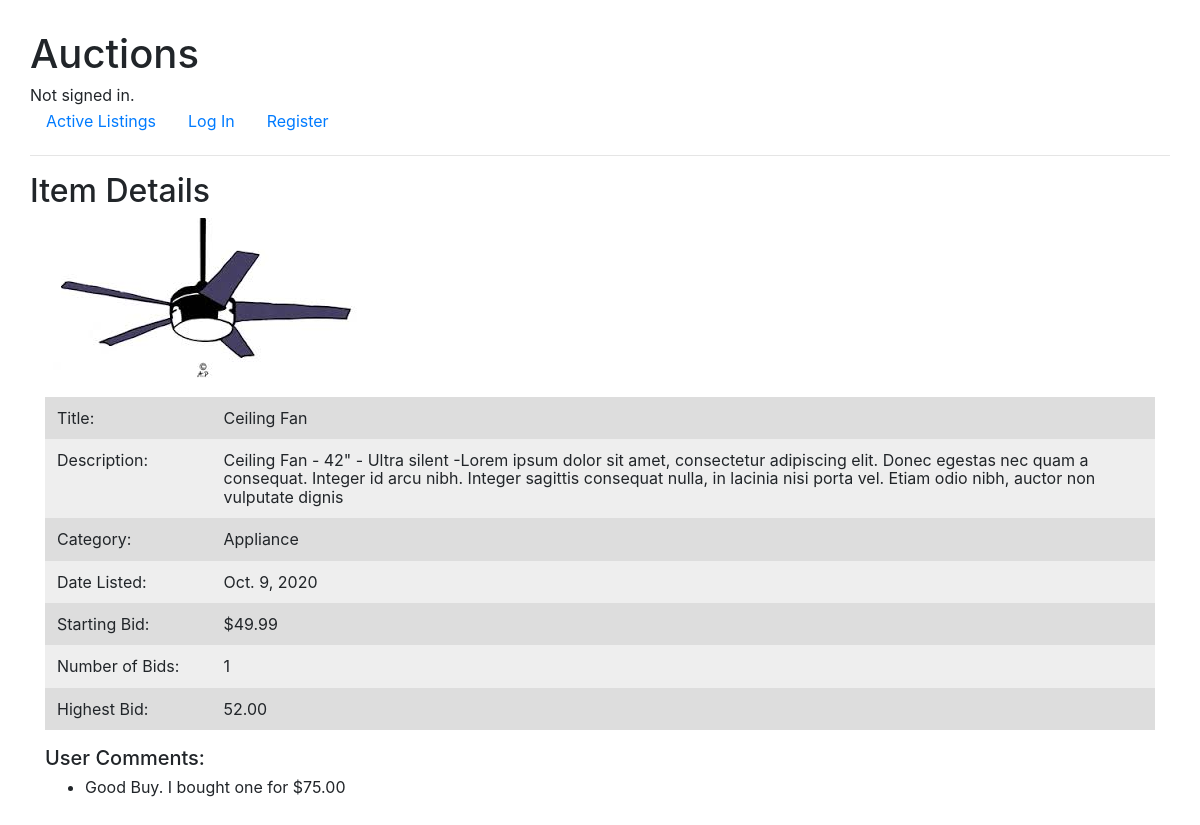
/3/, run on an earlier commit of the app's database.
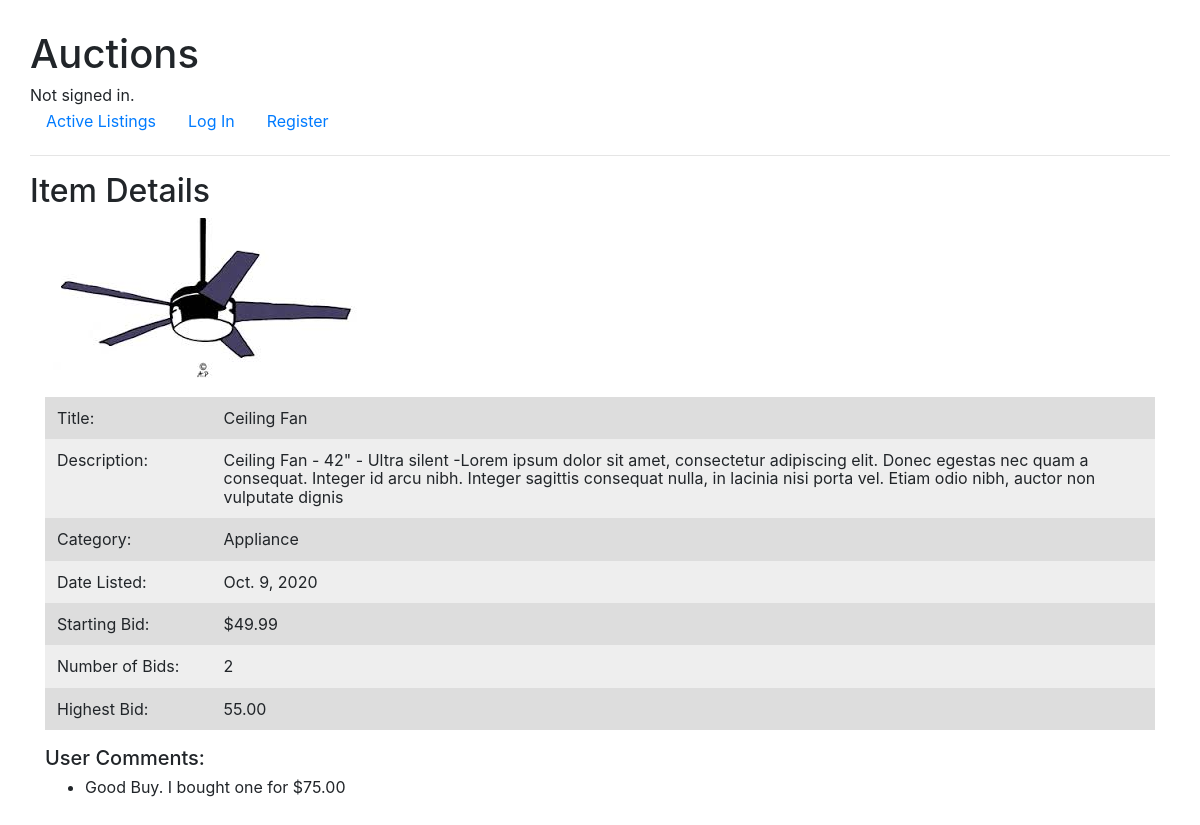
And on a later commit of the database.
### auctions/models.py (models this page shows, shortened)
class Listing(models.Model):
    title = models.CharField(max_length=32)
    description = models.CharField(max_length=256)
    starting_bid = models.DecimalField(max_digits=7, decimal_places=2)
    category = models.CharField(max_length=32)
    date_listed = models.DateField(auto_now_add=True)
    active = models.BooleanField(default=True)
    user_id = models.ForeignKey(User, on_delete=models.CASCADE, related_name="sellers")
    image = models.URLField(max_length=256, blank=True)
    bid_count = models.IntegerField(default=0)
    max_bid = models.DecimalField(max_digits=7, decimal_places=2, default=0.00)

### auctions/views.py (the view)
# urls.py: path('<pk>/', views.ListingDetailView.as_view(), name="detail"),
class ListingDetailView(DetailView):
    model = Listing
    context_object_name = "listing"
    def get_context_data(self, **kwargs):
        context = super(ListingDetailView, self).get_context_data(**kwargs)
        context['comments'] = util.get_comments(self.kwargs['pk'])
        return context

### auctions/util.py (called while the page is built)
def get_comments(id):
    comments = Comment.objects.filter(title_id=id)
    return comments

### auctions/templates/auctions/listing_detail.html (shortened to what this page needs)
{% extends "auctions/layout.html" %}
{% block body %}
    <h2>Item Details</h2>
    {% if listing  and listing.active == True %}
        <div class="container">
            <div class="images">
                <img src="{{ listing.image }}" alt="image">
            </div>
            <br>
            <table class="table table-borderless">
                <col style="width:15%">
                <col style="width:85%">
                <tr>
                    <td>Title:</td>
                    <td class="text-left">{{ listing.title }}</td>
                </tr>
                <tr>
                    <td>Description:</td>
                    <td class="text-left">{{ listing.description }}</td>
                </tr>
                <tr>
                    <td>Category:</td>
                    <td class="text-left">{{ listing.category }}</td>
                </tr>
                <tr>
                    <td>Date Listed:</td>
                    <td class="text-left">{{ listing.date_listed }}</td>
                </tr>
                <tr>
                    <td>Starting Bid:</td>
                    <td class="text-left">${{ listing.starting_bid }}</td>
                </tr>
                <tr>
                    <td>Number of Bids:</td>
                    <td>{{ listing.bid_count }}</td>
                </tr>
                <tr>
                    <td>Highest Bid:</td>
                    <td>
                        {% if listing.max_bid == None %}
                            Not Applicable
                        {% else %}
                            {{ listing.max_bid }}
                        {% endif %}
                    </td>
                </tr>
            </table>
            <h5>User Comments:</h5>
            {% if comments %}
                {% for comment in comments %}
                    <ul>
                        <li>{{ comment.text }}</li>
                    </ul>
                {% endfor %}
            {% endif %}
        </div>
    {% else %}
        <strong>Item details not found OR the Listing is not active</strong>
    {% endif %}
{% endblock %}

What changed in the data, as far as the page shows it:
changed Listing "Ceiling Fan": bid_count "1" → "2"; max_bid "52.00" → "55.00"
